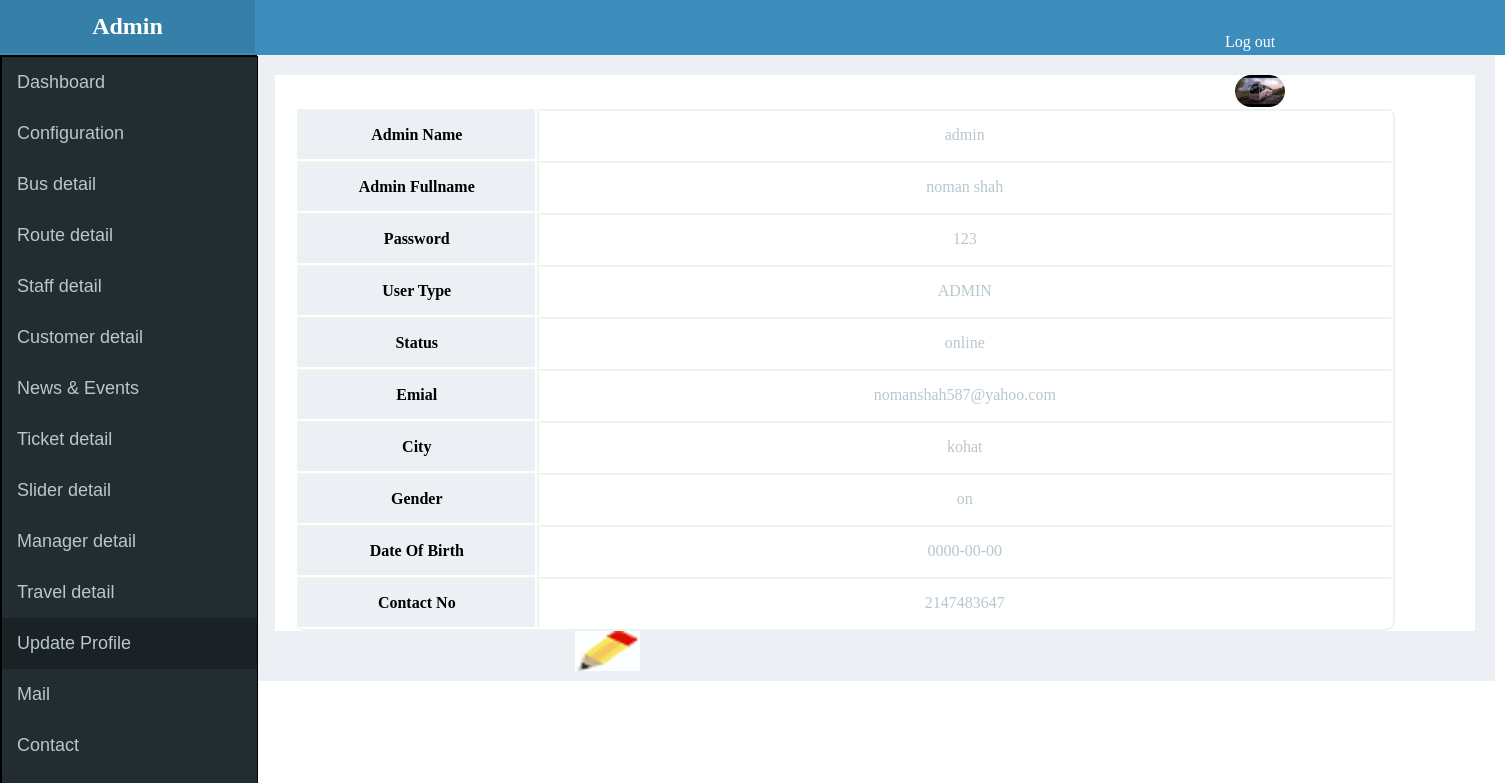
The page /admin/profile.php (signed in) on the database its author committed.
### tables this page shows
CREATE TABLE IF NOT EXISTS `user_tbl` (
  `user_id` int(11) NOT NULL,
  `user_name` varchar(255) NOT NULL,
  `user_fullname` varchar(255) NOT NULL,
  `password` varchar(255) NOT NULL,
  `user_type` varchar(255) NOT NULL,
  `status` varchar(255) NOT NULL,
  `user_photo` varchar(255) NOT NULL,
  `email` varchar(255) NOT NULL,
  `city` varchar(255) NOT NULL,
  `gender` varchar(255) NOT NULL,
  `date_birth` date NOT NULL,
  `contact_no` int(255) NOT NULL
);

### admin/classes/general.class.php (called while the page is built, shortened)
	<?php
class general
{
function get_user_info_by_id($id)
{
		$conn = mysqli_connect(HOST,USER,PASS,DB);
		$query = "SELECT * FROM user_tbl  where user_id = '".$id."' ";
		$sql = mysqli_query($conn,$query);
		$row = mysqli_fetch_array($sql);
		return $row;
}
}
?>

### admin/profile.php (the view, shortened to what this page needs)
<?php include(ADMIN_PATH.'include/header.php'); ?>
<?php include(ADMIN_PATH.'include/sidbar.php'); ?>
<?php
$gen = new general;
	$user_profile_info = $gen->get_user_info_by_id($_SESSION['webapp']['user']['user_id']);
?>
	<htlm>
<head>
<link rel="stylesheet" href="css/style.css">
</head>
<body>
<div class="main_body">
<div class="main_inner">
<div class="form_insert">
<img src="image/<?php echo $user_profile_info['user_photo']; ?>" style="max-width:50px;float:right;margin-right:10px;border-radius:50px;">
<table style="border-bottom:2px solid #ECF5ED;border-right:2px solid #ECF5ED; width:1100px;margin:0 auto;border-radius:10px;">
	<tr>
	<th style="background-color:#ECF0F5;height:50px;width:150px;border-color:#ECF5ED;">Admin Name</th>
		<td style="color:#B8C7CE;background-color:#FFFFFF;height:50px;width:550px;border-color:#ECF5ED;"><?php  echo $user_profile_info['user_name'] ?></td>
		</tr>
		<tr>
<th style="background-color:#ECF0F5;height:50px;width:150px;border-color:#ECF5ED;">	Admin Fullname</th>
		<td style="color:#B8C7CE;background-color:#FFFFFF;height:50px;width:550px;border-color:#ECF5ED;"><?php echo $user_profile_info['user_fullname'] ?> </td>
	</tr>
		<tr>
	<th style="background-color:#ECF0F5;height:50px;width:150px;border-color:#ECF5ED;">Password</th>
	<td style="color:#B8C7CE;background-color:#FFFFFF;height:50px;width:550px;border-color:#ECF5ED;">	<?php echo $user_profile_info['password'] ?> </td>
	</tr>
	<tr>
	<th style="background-color:#ECF0F5;height:50px;width:150px;border-color:#ECF5ED;">User Type</th>
	<td style="color:#B8C7CE;background-color:#FFFFFF;height:50px;width:550px;border-color:#ECF5ED;"><?php echo $user_profile_info['user_type'] ?> </td>
	</tr>
	<tr>
		<th style="background-color:#ECF0F5;height:50px;width:150px;border-color:#ECF5ED;">Status</th>
	<td style="color:#B8C7CE;background-color:#FFFFFF;height:50px;width:550px;border-color:#ECF5ED;"><?php echo $user_profile_info['status'] ?> </td>
	</tr>
	<tr>
		<th style="background-color:#ECF0F5;height:50px;width:150px;border-color:#ECF5ED;">Emial</th>
	<td style="color:#B8C7CE;background-color:#FFFFFF;height:50px;width:550px;border-color:#ECF5ED;"><?php echo $user_profile_info['email'] ?> </td>
	</tr>
	<tr>
		<th style="background-color:#ECF0F5;height:50px;width:150px;border-color:#ECF5ED;">City</th>
	<td style="color:#B8C7CE;background-color:#FFFFFF;height:50px;width:550px;border-color:#ECF5ED;"><?php echo $user_profile_info['city'] ?></td>
	</tr>
	<tr>
		<th style="background-color:#ECF0F5;height:50px;width:150px;border-color:#ECF5ED;">Gender</th>
	<td style="color:#B8C7CE;background-color:#FFFFFF;height:50px;width:550px;border-color:#ECF5ED;"><?php echo $user_profile_info['gender'] ?> </td>
	</tr>
	<tr>
		<th style="background-color:#ECF0F5;height:50px;width:150px;border-color:#ECF5ED;">Date Of Birth</th>
	<td style="color:#B8C7CE;background-color:#FFFFFF;height:50px;width:550px;border-color:#ECF5ED;"><?php echo $user_profile_info['date_birth'] ?></td>
	</tr>
	<tr>
		<th style="background-color:#ECF0F5;height:50px;width:150px;border-color:#ECF5ED;">Contact No</th>
		<td style="color:#B8C7CE;background-color:#FFFFFF;height:50px;width:550px;border-color:#ECF5ED;">	<?php echo $user_profile_info['contact_no'] ?> </td>
	</tr>
	</table>
	</div>
	<div style="width:65px; height:40px;float:left;margin-left:300px;">
		<a href="<?php echo  ADMIN_URL.'edit.php?user_id='.$user_profile_info['user_id'] ?>"><img src="image/edit.png" style=" width:65px;height:40px;"></a>
   </div>
</div>
</div>
</body>
</html>

### admin/css/style.css (style rules this page uses)
body { padding:0 auto; margin:0 auto; }
.main_body { width:1240px; height:auto; background-color:#ECF0F5; padding-bottom:10px; margin-left:255px; margin-top:55px; float:left; }
.main_inner { width:1200px; height:auto; background-color:#FFFFFF; margin-left:20px; margin-top:20px; }
.form_insert { width:1000px; height:auto; margin-left:20px; }

### admin/profile.php (style rules this page uses)
table tr td { text-align:center;border-top:2px solid #ECF5ED;border-left:2px solid #ECF5ED;background-color:#FFFFFF; }
table tr th { text-align:center;border-top:2px solid #000;border-left:2px solid #000;background-color:#FFFFFF; }

### rows shown on the page
user_tbl: user_photo (picture), user_name "admin", user_fullname "noman shah", password "123", user_type "ADMIN", status "online", email "nomanshah587@yahoo.com", city "kohat", gender "on", date_birth "0000-00-00", contact_no "2147483647"
